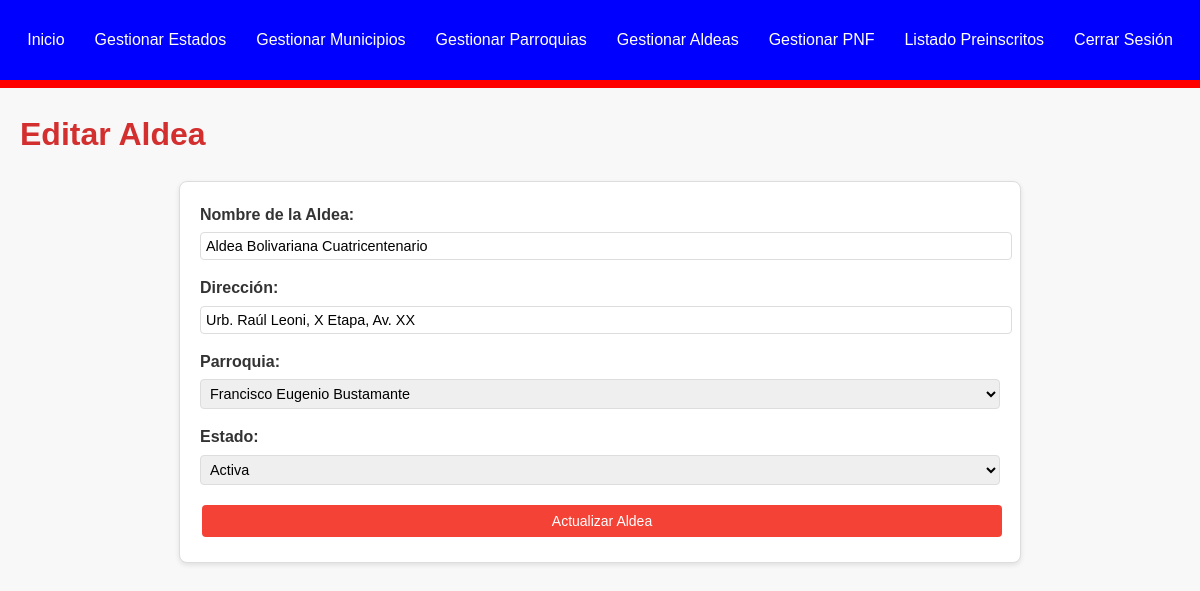
The app's page /ubicaciones/editar_aldea.php?id=1 (signed in) with its own data.
### tables this page shows
CREATE TABLE `aldea` (
  `aldea_id` int(11) NOT NULL,
  `nombre_aldea` varchar(200) NOT NULL,
  `direccion` text DEFAULT NULL,
  `parroquia_id` int(11) NOT NULL,
  `estado` enum('Activa','Inactiva') NOT NULL DEFAULT 'Activa'
);

CREATE TABLE `parroquia` (
  `parroquia_id` int(11) NOT NULL,
  `nombre_parroquia` varchar(255) NOT NULL,
  `municipio_id` int(11) NOT NULL
);

### ubicaciones/editar_aldea.php (the view, shortened to what this page needs)
<?php
require_once '../includes/db.php';
$aldea_id = $_GET['id'] ?? null;
$aldea = null;
if ($aldea_id) {
    try {
        $sql = "SELECT * FROM aldea WHERE aldea_id = :aldea_id LIMIT 1";
        $stmt = $pdo->prepare($sql);
        $stmt->bindParam(':aldea_id', $aldea_id);
        $stmt->execute();
        $aldea = $stmt->fetch(PDO::FETCH_ASSOC);
    } catch (PDOException $e) {
        $error_message = "Error al cargar la aldea: " . $e->getMessage();
    }
}
$parroquias = [];
try {
    $sql_parroquias = "SELECT parroquia_id, nombre_parroquia FROM parroquia ORDER BY nombre_parroquia";
    $stmt_parroquias = $pdo->query($sql_parroquias);
    $parroquias = $stmt_parroquias->fetchAll(PDO::FETCH_ASSOC);
} catch (PDOException $e) {
    $error_message = "Error al cargar las parroquias: " . $e->getMessage();
}
?>
<!DOCTYPE html>
<html lang="es">
<head>
    <link rel="stylesheet" href="../css/style.css">
</head>
<body>
    <?php include '../includes/menu.php'; ?>
    <h1>Editar Aldea</h1>
    <?php if ($aldea): ?>
        <form action="" method="POST">
            <div class="form-group">
                <label for="nombre_aldea">Nombre de la Aldea:</label>
                <input type="text" id="nombre_aldea" name="nombre_aldea" value="<?php echo htmlspecialchars($aldea['nombre_aldea']); ?>" required>
            </div>
            <div class="form-group">
                <label for="direccion">Dirección:</label>
                <input type="text" id="direccion" name="direccion" value="<?php echo htmlspecialchars($aldea['direccion']); ?>">
            </div>
            <div class="form-group">
                <label for="parroquia_id">Parroquia:</label>
                <select id="parroquia_id" name="parroquia_id" required>
                    <?php foreach ($parroquias as $parroquia): ?>
                        <option value="<?php echo $parroquia['parroquia_id']; ?>" <?php echo ($parroquia['parroquia_id'] == $aldea['parroquia_id']) ? 'selected' : ''; ?>>
                            <?php echo htmlspecialchars($parroquia['nombre_parroquia']); ?>
                        </option>
                    <?php endforeach; ?>
                </select>
            </div>
            <div class="form-group">
                <label for="estado">Estado:</label>
                <select id="estado" name="estado">
                    <option value="Activa" <?php echo ($aldea['estado'] == 'Activa') ? 'selected' : ''; ?>>Activa</option>
                </select>
            </div>
            <button type="submit" class="btn btn-primary">Actualizar Aldea</button>
        </form>
    <?php else: ?>
        <p>No se encontró la aldea.</p>
    <?php endif; ?>
</body>
</html>

### css/style.css (style rules this page uses)
:root { --primary-color: #F44336; --primary-dark: #D32F2F; --secondary-color: #FFEB3B; --text-color: #333; --background-color: #f8f8f8; --card-background: #fff; --border-color: #ddd; }
body { font-family: 'Arial', sans-serif; line-height: 1.6; color: var(--text-color); background-color: var(--background-color); margin: 0; }
h1, h2, h3 { color: var(--primary-dark); margin-bottom: 20px; margin-right: 20px; margin-left: 20px; }
.btn { display: inline-block; padding: 8px 15px; margin: 5px 2px; border-radius: 4px; text-decoration: none; font-size: 14px; cursor: pointer; transition: background-color 0.3s ease, opacity 0.3s ease; border: none; }
.btn-primary { background-color: var(--primary-color); color: white; }
form { max-width: 800px; margin: 20px auto; padding: 20px; background-color: var(--card-background); border: 1px solid var(--border-color); border-radius: 8px; box-shadow: 0 2px 5px rgba(0, 0, 0, 0.1); }
form label { display: block; font-weight: bold; margin-bottom: 5px; }
form input, form select { width: 100%; padding: 5px; margin-bottom: 15px; border: 1px solid var(--border-color); border-radius: 4px; font-size: 0.9em; }
form button { width: 100%; padding: 10px; background-color: var(--primary-color); color: white; border: none; border-radius: 4px; font-size: 1em; cursor: pointer; }

### records on screen
aldea: nombre_aldea "Aldea Bolivariana Cuatricentenario", direccion "Urb. Raúl Leoni, X Etapa, Av. XX", parroquia_id "Francisco Eugenio Bustamante", estado "Activa"
